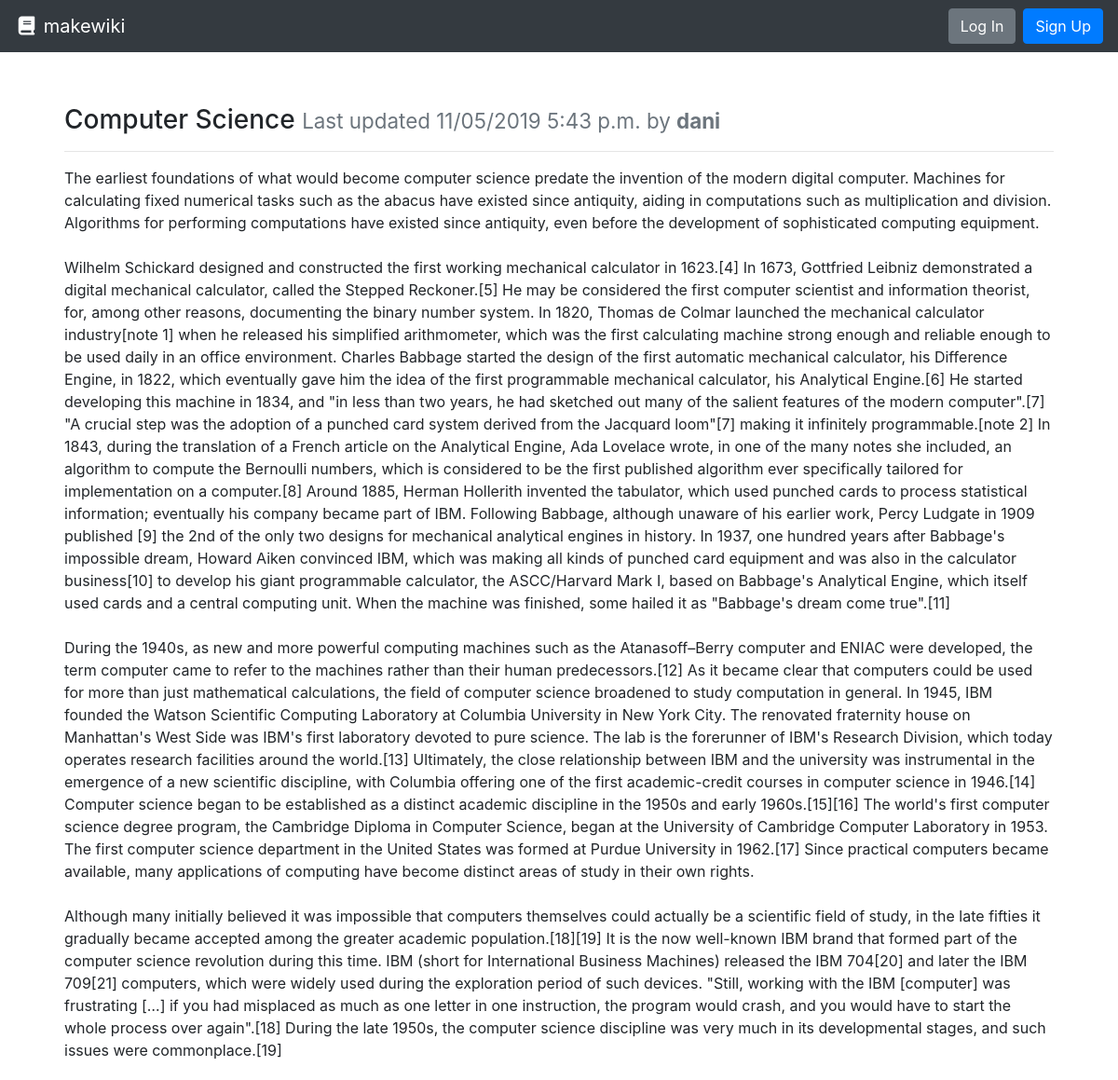
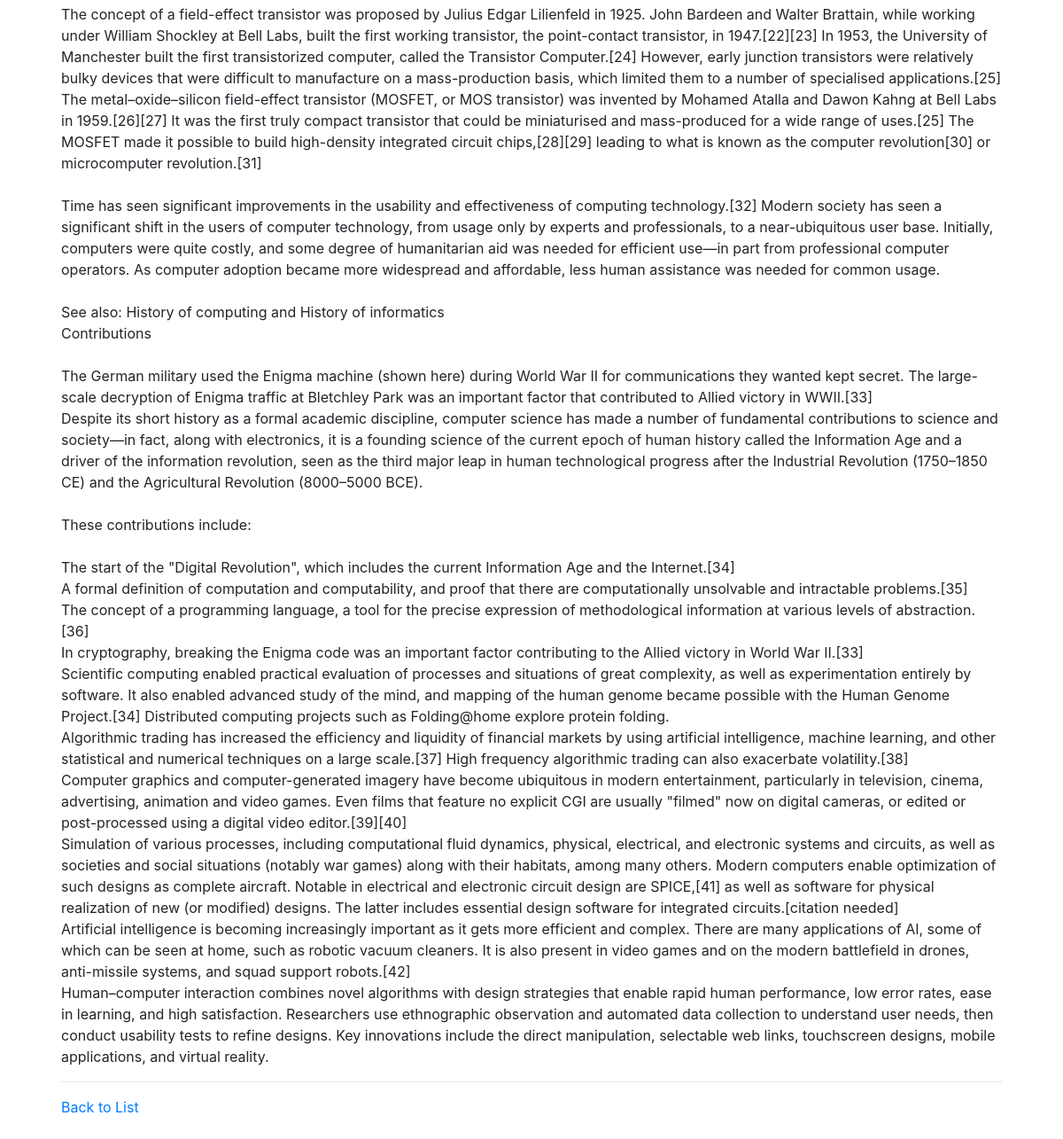
Page /computer-science/ on the committed database (2 pictures, top to bottom).
### wiki/models.py (models this page shows, shortened)
class Page(models.Model):
    title = models.CharField(max_length=settings.WIKI_PAGE_TITLE_MAX_LENGTH, unique=True,
                             help_text="Title of your page.")
    author = models.ForeignKey(User, on_delete=models.PROTECT,
                               help_text="The user that posted this article.") # this User is a object of class User that django has
    slug = models.CharField(max_length=settings.WIKI_PAGE_TITLE_MAX_LENGTH, blank=True, editable=False,
                            help_text="Unique URL path to access this page. Generated by the system.")
    content = models.TextField(
        help_text="Write the content of your page here.")
    created = models.DateTimeField(auto_now_add=True,
                                   help_text="The date and time this page was created. Automatically generated when the model saves.")
    modified = models.DateTimeField(auto_now=True,
                                    help_text="The date and time this page was updated. Automatically generated when the model updates.")

### wiki/views.py (the view)
# urls.py: path('<str:slug>/', PageDetailView.as_view(), name='wiki-details-page'),
class PageDetailView(DetailView):
    model = Page
    def get(self, request, slug):
        page = self.get_queryset().get(slug__iexact=slug)
        return render(request, 'page.html', {
          'page': page
        })

### wiki/templates/page.html
{% extends "base.html" %}
{% block content %}
  <div class="row">
    <div class="col m-4">
      <h3>{{ page.title }} <small class="text-muted">Last updated {{ page.modified|date:"SHORT_DATETIME_FORMAT" }} by <b>{{ page.author.username }}</b></small></h3>
      <hr>
      <p>{{ page.content|linebreaksbr }}</p>
      <hr>
      <a href="{% url 'wiki-list-page' %}">Back to List</a>
    </div>
  </div>
{% endblock %}

### rows in the picture
Page: title "Computer Science", modified "11/05/2019 5:43 p.m.", author.username "dani", content "The earliest foundations of what would become computer science predate the invention of the modern digital computer. Machines for calculating fixed numerical tasks such as the abacus have existed since antiquity, aiding in computations such as multiplication and division. Algorithms for performing computations have existed since antiquity, even before the development of sophisticated computing equipment. Wilhelm Schickard designed and constructed the first working mechanical calculator in 1623.[4] In 1673, Gottfried Leibniz demonstrated a digital mechanical calculator, called the Stepped Reckoner.[5] He may be considered the first computer scientist and information theorist, for, among…"
